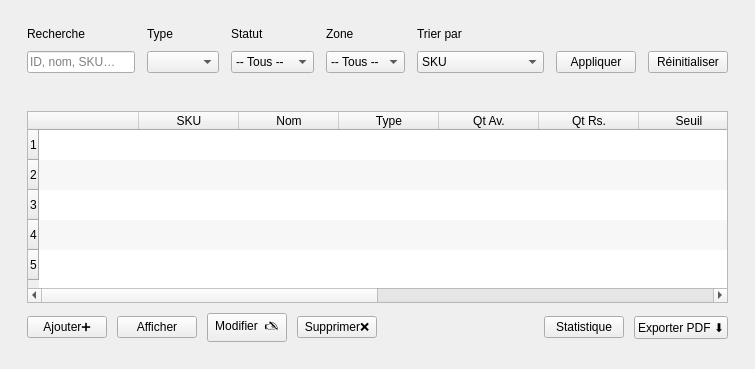
            <widget class="QWidget" name="inventory">
             <layout class="QGridLayout" name="gridLayout_3">
              <item row="1" column="0">
               <widget class="QFrame" name="InventoryCardTable">
                <property name="frameShape">
                 <enum>QFrame::Shape::NoFrame</enum>
                </property>
                <layout class="QVBoxLayout" name="inventoryTableLayout">
                 <property name="spacing">
                  <number>10</number>
                 </property>
                 <property name="leftMargin">
                  <number>16</number>
                 </property>
                 <property name="topMargin">
                  <number>16</number>
                 </property>
                 <property name="rightMargin">
                  <number>16</number>
                 </property>
                 <property name="bottomMargin">
                  <number>16</number>
                 </property>
                 <item>
                  <widget class="QTableWidget" name="TableInventory">
                   <property name="editTriggers">
                    <set>QAbstractItemView::EditTrigger::NoEditTriggers</set>
                   </property>
                   <property name="alternatingRowColors">
                    <bool>true</bool>
                   </property>
                   <property name="selectionBehavior">
                    <enum>QAbstractItemView::SelectionBehavior::SelectRows</enum>
                   </property>
                   <property name="showGrid">
                    <bool>false</bool>
                   </property>
                   <property name="sortingEnabled">
                    <bool>true</bool>
                   </property>
                   <property name="cornerButtonEnabled">
                    <bool>false</bool>
                   </property>
                   <row/>
                   <row/>
                   <row/>
                   <row/>
                   <row/>
                   <column>
                    <property name="text">
                     <string/>
                    </property>
                   </column>
                   <column>
                    <property name="text">
                     <string>SKU</string>
                    </property>
                   </column>
                   <column>
                    <property name="text">
                     <string>Nom</string>
                    </property>
                   </column>
                   <column>
                    <property name="text">
                     <string>Type</string>
                    </property>
                   </column>
                   <column>
                    <property name="text">
                     <string>Qt Av.</string>
                    </property>
                   </column>
                   <column>
                    <property name="text">
                     <string>Qt Rs.</string>
                    </property>
                   </column>
                   <column>
                    <property name="text">
                     <string>Seuil</string>
                    </property>
                   </column>
                   <column>
                    <property name="text">
                     <string>Unité</string>
                    </property>
                   </column>
                   <column>
                    <property name="text">
                     <string>Prix</string>
                    </property>
                   </column>
                   <column>
                    <property name="text">
                     <string>Zone</string>
                    </property>
                   </column>
                   <column>
                    <property name="text">
                     <string>Étagère</string>
                    </property>
                   </column>
                   <column>
                    <property name="text">
                     <string>Statut</string>
                    </property>
                   </column>
                  </widget>
                 </item>
                 <item>
                  <layout class="QHBoxLayout" name="inventoryActions">
                   <property name="spacing">
                    <number>10</number>
                   </property>
                   <item>
                    <widget class="QPushButton" name="BtnInventoryAdd">
                     <property name="text">
                      <string>Ajouter➕</string>
                     </property>
                     <property name="property" stdset="0">
                      <string>primary</string>
                     </property>
                    </widget>
                   </item>
                   <item>
                    <widget class="QPushButton" name="BtnInventoryAdd_2">
                     <property name="text">
                      <string>Afficher</string>
                     </property>
                     <property name="property" stdset="0">
                      <string>primary</string>
                     </property>
                    </widget>
                   </item>
                   <item>
                    <widget class="QPushButton" name="BtnInventoryEdit">
                     <property name="text">
                      <string>Modifier  🖎</string>
                     </property>
                     <property name="property" stdset="0">
                      <string>ghost</string>
                     </property>
                    </widget>
                   </item>
                   <item>
                    <widget class="QPushButton" name="BtnInventoryDelete">
                     <property name="text">
                      <string>Supprimer❌</string>
                     </property>
                     <property name="property" stdset="0">
                      <string>danger</string>
                     </property>
                    </widget>
                   </item>
                   <item>
                    <spacer name="inventorySpacer">
                     <property name="orientation">
                      <enum>Qt::Orientation::Horizontal</enum>
                     </property>
                     <property name="sizeHint" stdset="0">
                      <size>
                       <width>40</width>
                       <height>20</height>
                      </size>
                     </property>
                    </spacer>
                   </item>
                   <item>
                    <widget class="QPushButton" name="BtnInventoryAdd_5">
                     <property name="text">
                      <string>Statistique</string>
                     </property>
                     <property name="property" stdset="0">
                      <string>primary</string>
                     </property>
                    </widget>
                   </item>
                   <item>
                    <widget class="QPushButton" name="BtnInventoryExport">
                     <property name="text">
                      <string>Exporter PDF ⬇️</string>
                     </property>
                     <property name="property" stdset="0">
                      <string>chip</string>
                     </property>
                    </widget>
                   </item>
                  </layout>
                 </item>
                </layout>
               </widget>
              </item>
              <item row="0" column="0">
               <widget class="QFrame" name="InventoryCardFilter">
                <property name="frameShape">
                 <enum>QFrame::Shape::NoFrame</enum>
                </property>
                <layout class="QGridLayout" name="inventoryFilterGrid">
                 <property name="leftMargin">
                  <number>16</number>
                 </property>
                 <property name="topMargin">
                  <number>16</number>
                 </property>
                 <property name="rightMargin">
                  <number>16</number>
                 </property>
                 <property name="bottomMargin">
                  <number>16</number>
                 </property>
                 <property name="horizontalSpacing">
                  <number>12</number>
                 </property>
                 <property name="verticalSpacing">
                  <number>10</number>
                 </property>
                 <item row="1" column="0">
                  <widget class="QLineEdit" name="InventorySearch">
                   <property name="placeholderText">
                    <string>ID, nom, SKU…</string>
                   </property>
                  </widget>
                 </item>
                 <item row="1" column="2">
                  <widget class="QComboBox" name="InventoryStatus">
                   <item>
                    <property name="text">
                     <string>-- Tous --</string>
                    </property>
                   </item>
                   <item>
                    <property name="text">
                     <string>on_hand</string>
                    </property>
                   </item>
                   <item>
                    <property name="text">
                     <string>Limited</string>
                    </property>
                   </item>
                   <item>
                    <property name="text">
                     <string>stock_out</string>
                    </property>
                   </item>
                  </widget>
                 </item>
                 <item row="1" column="1">
                  <widget class="QComboBox" name="InventoryType"/>
                 </item>
                 <item row="0" column="2">
                  <widget class="QLabel" name="LblInventoryStatus">
                   <property name="text">
                    <string>Statut</string>
                   </property>
                  </widget>
                 </item>
                 <item row="0" column="0">
                  <widget class="QLabel" name="LblInventorySearch">
                   <property name="text">
                    <string>Recherche</string>
                   </property>
                  </widget>
                 </item>
                 <item row="1" column="5">
                  <widget class="QPushButton" name="BtnInventoryApply">
                   <property name="text">
                    <string>Appliquer</string>
                   </property>
                   <property name="property" stdset="0">
                    <string>primary</string>
                   </property>
                  </widget>
                 </item>
                 <item row="1" column="6">
                  <widget class="QPushButton" name="BtnInventoryReset">
                   <property name="text">
                    <string>Réinitialiser</string>
                   </property>
                  </widget>
                 </item>
                 <item row="1" column="3">
                  <widget class="QComboBox" name="InventoryZone">
                   <item>
                    <property name="text">
                     <string>-- Tous --</string>
                    </property>
                   </item>
                   <item>
                    <property name="text">
                     <string>A</string>
                    </property>
                   </item>
                   <item>
                    <property name="text">
                     <string>B</string>
                    </property>
                   </item>
                   <item>
                    <property name="text">
                     <string>C</string>
                    </property>
                   </item>
                   <item>
                    <property name="text">
                     <string>D</string>
                    </property>
                   </item>
                  </widget>
                 </item>
                 <item row="0" column="3">
                  <widget class="QLabel" name="LblInventoryZone">
                   <property name="text">
                    <string>Zone</string>
                   </property>
                  </widget>
                 </item>
                 <item row="0" column="1">
                  <widget class="QLabel" name="LblInventoryType">
                   <property name="text">
                    <string>Type</string>
                   </property>
                  </widget>
                 </item>
                 <item row="0" column="4">
                  <widget class="QLabel" name="LblInventorySort">
                   <property name="text">
                    <string>Trier par</string>
                   </property>
                  </widget>
                 </item>
                 <item row="1" column="4">
                  <widget class="QComboBox" name="InventorySort">
                   <item>
                    <property name="text">
                     <string>SKU</string>
                    </property>
                   </item>
                   <item>
                    <property name="text">
                     <string>Nom (A-Z)</string>
                    </property>
                   </item>
                   <item>
                    <property name="text">
                     <string>Prix (Croissant)</string>
                    </property>
                   </item>
                   <item>
                    <property name="text">
                     <string>Prix (Décroissant)</string>
                    </property>
                   </item>
                  </widget>
                 </item>
                </layout>
               </widget>
              </item>
             </layout>
            </widget>
